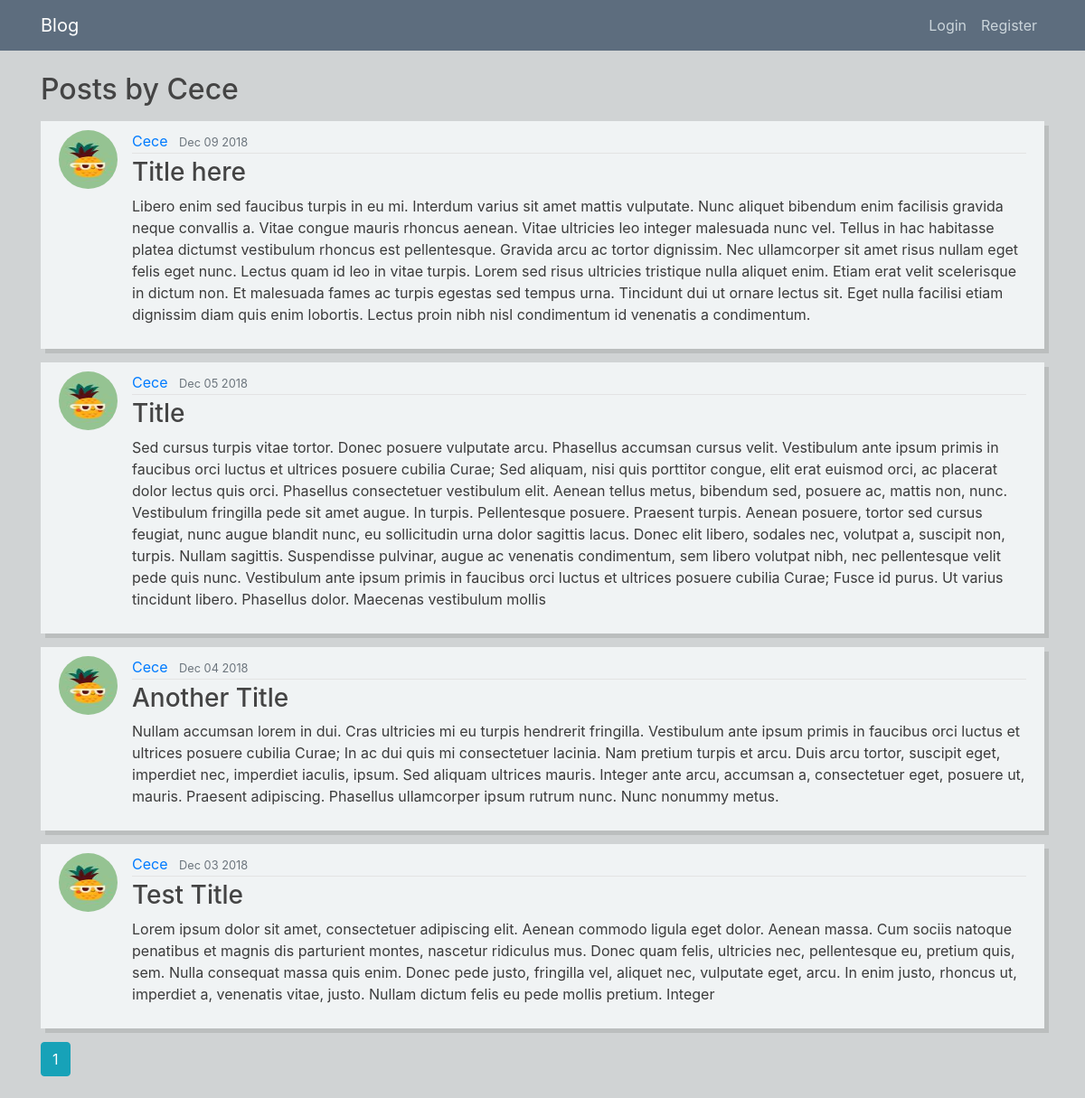
The app's page /user/Cece/ with its own data.
### blog/models.py (models this page shows, shortened)
class User(db.Model, UserMixin):
	id = db.Column(db.Integer, primary_key=True)
	username = db.Column(db.String(20), unique=True, nullable=False)
	email = db.Column(db.String(20), unique=True, nullable=False)
	image_file = db.Column(db.String(20), nullable=False, default='default.jpg')
	password = db.Column(db.String(20), nullable=False)
	posts = db.relationship('Post', backref='writer', cascade="all,delete", lazy=True)

class Post(db.Model):
    id = db.Column(db.Integer, primary_key=True)
    title = db.Column(db.String(100), nullable=False)
    date_posted = db.Column(db.DateTime, nullable=False, default=datetime.utcnow)
    content = db.Column(db.Text, nullable=False)
    user_id = db.Column(db.Integer, db.ForeignKey('user.id'), nullable=False)

### blog/routes.py (the view)
@app.route("/user/<string:username>/")
def user_posts(username):
	page = request.args.get('page', 1, type=int)
	user = User.query.filter_by(username=username).first()
	posts = Post.query.filter_by(writer=user).order_by(Post.date_posted.desc()).paginate(page=page, per_page=5)
	return render_template('user.html', posts=posts, user=user)

### blog/__init__.py (called while the page is built)
@app.after_request
def after_request(response):
    response.headers["Cache-Control"] = "no-cache, no-store, must-revalidate"
    response.headers["Expires"] = 0
    response.headers["Pragma"] = "no-cache"
    return response

### blog/templates/user.html
{% extends "layout.html" %}
{% block content%}
	<h2 class="mb-3">Posts by {{ user.username }}</h2>
	{% for post in posts.items %}
		<article class="media content-section">
			<img class="rounded-circle article-img" src="{{ url_for('static', filename='pics/' + post.writer.image_file) }}">
		  <div class="media-body">
		    <div class="article-metadata">
		      <a class="mr-2" href="{{ url_for('user_posts', username=post.writer.username) }}">{{ post.writer.username }}</a>
		      <small class="text-muted">{{ post.date_posted.strftime('%b %d %Y') }}</small>
		    </div>
		    <h3><a class="article-title" href="{{ url_for('post', post_id=post.id)}}">{{ post.title }}</a></h3>
		    <p class="article-content">{{ post.content }}</p>
		  </div>
		</article>
	{% endfor %}
	{% for page_num in posts.iter_pages(left_edge=1, right_edge=1, left_current=2, right_current=2) %}
		{% if page_num %}
			{% if posts.page == page_num %}
				<a class="btn btn-info mb-4" href="{{ url_for('user_posts', username=user.username, page=page_num) }}">{{ page_num }}</a>
			{% else %}
				<a class="btn btn-outline-info mb-4" href="{{ url_for('user_posts', username=user.username, page=page_num) }}">{{ page_num }}</a>
			{% endif %}
		{% else %}
			...
		{% endif %}
	{% endfor %}
{% endblock content %}

### blog/templates/layout.html (shortened to what this page needs)
<!DOCTYPE html>
<html>
<head>
    <link rel="stylesheet" href="https://maxcdn.bootstrapcdn.com/bootstrap/4.0.0/css/bootstrap.min.css">
    <link rel="stylesheet" type="text/css" href="{{ url_for('static', filename='style.css') }}">
</head>
<body>
	<header class="site-header">
      <nav class="navbar navbar-expand-md navbar-dark bg-steel fixed-top">
        <div class="container">
          <a class="navbar-brand mr-3" href="{{ url_for('home') }}">Blog</a>
          <div class="collapse navbar-collapse" id="navbarToggle">
            <div class="navbar-nav">
              {% if current_user.is_authenticated %}
              <a class="nav-item nav-link" href="{{ url_for('profile') }}">{{ current_user.username }}</a>
              <a class="nav-item nav-link" href="{{ url_for('logout') }}">Logout</a>
              {% else %}
              <a class="nav-item nav-link" href="{{ url_for('login') }}">Login</a>
              <a class="nav-item nav-link" href="{{ url_for('register') }}">Register</a>
              {% endif %}
            </div>
          </div>
        </div>
      </nav>
    </header>
    <main role="main" class="container">
      <div>
          {% block content %}{% endblock %}
      </div>
    </main>
</body>
</html>

### blog/static/style.css (style rules this page uses)
body { background: #D0D3D4; color: #3b3b3b; margin-top: 5em; }
h1, h2, h3, h4, h5, h6 { color: #444444; }
.bg-steel { background-color: #5D6D7E; }
.site-header .navbar-nav .nav-link { color: #cbd5db; }
.content-section { background: #F0F3F4; padding: 10px 20px; margin-bottom: 15px; box-shadow: 5px 5px rgba(0, 0, 0, 0.1); }
.article-title { color: #444444; }
.article-content { white-space: pre-line; }
.article-img { height: 65px; width: 65px; margin-right: 16px; }
.article-metadata { padding-bottom: 1px; margin-bottom: 4px; border-bottom: 1px solid #e3e3e3 }

### records on screen
User: username "Cece"
Post: image_file (picture), writer.username "Cece", date_posted "Dec 09 2018", title "Title here", content "Libero enim sed faucibus turpis in eu mi. Interdum varius sit amet mattis vulputate. Nunc aliquet bibendum enim facilisis gravida neque convallis a. Vitae congue mauris rhoncus aenean. Vitae ultricies leo integer malesuada nunc vel. Tellus in hac habitasse platea dictumst vestibulum rhoncus est pellentesque. Gravida arcu ac tortor dignissim. Nec ullamcorper sit amet risus nullam eget felis eget nunc. Lectus quam id leo in vitae turpis. Lorem sed risus ultricies tristique nulla aliquet enim. Etiam erat velit scelerisque in dictum non. Et malesuada fames ac turpis egestas sed tempus urna. Tincidunt dui ut ornare lectus sit. Eget nulla facilisi etiam dignissim diam quis enim lobortis. Lectus…"
Post: image_file (picture), writer.username "Cece", date_posted "Dec 05 2018", title "Title", content "Sed cursus turpis vitae tortor. Donec posuere vulputate arcu. Phasellus accumsan cursus velit. Vestibulum ante ipsum primis in faucibus orci luctus et ultrices posuere cubilia Curae; Sed aliquam, nisi quis porttitor congue, elit erat euismod orci, ac placerat dolor lectus quis orci. Phasellus consectetuer vestibulum elit. Aenean tellus metus, bibendum sed, posuere ac, mattis non, nunc. Vestibulum fringilla pede sit amet augue. In turpis. Pellentesque posuere. Praesent turpis. Aenean posuere, tortor sed cursus feugiat, nunc augue blandit nunc, eu sollicitudin urna dolor sagittis lacus. Donec elit libero, sodales nec, volutpat a, suscipit non, turpis. Nullam sagittis. Suspendisse pulvinar,…"
Post: image_file (picture), writer.username "Cece", date_posted "Dec 04 2018", title "Another Title", content "Nullam accumsan lorem in dui. Cras ultricies mi eu turpis hendrerit fringilla. Vestibulum ante ipsum primis in faucibus orci luctus et ultrices posuere cubilia Curae; In ac dui quis mi consectetuer lacinia. Nam pretium turpis et arcu. Duis arcu tortor, suscipit eget, imperdiet nec, imperdiet iaculis, ipsum. Sed aliquam ultrices mauris. Integer ante arcu, accumsan a, consectetuer eget, posuere ut, mauris. Praesent adipiscing. Phasellus ullamcorper ipsum rutrum nunc. Nunc nonummy metus."
Post: image_file (picture), writer.username "Cece", date_posted "Dec 03 2018", title "Test Title", content "Lorem ipsum dolor sit amet, consectetuer adipiscing elit. Aenean commodo ligula eget dolor. Aenean massa. Cum sociis natoque penatibus et magnis dis parturient montes, nascetur ridiculus mus. Donec quam felis, ultricies nec, pellentesque eu, pretium quis, sem. Nulla consequat massa quis enim. Donec pede justo, fringilla vel, aliquet nec, vulputate eget, arcu. In enim justo, rhoncus ut, imperdiet a, venenatis vitae, justo. Nullam dictum felis eu pede mollis pretium. Integer"

### other values on screen
{{ page_num }} "1"
